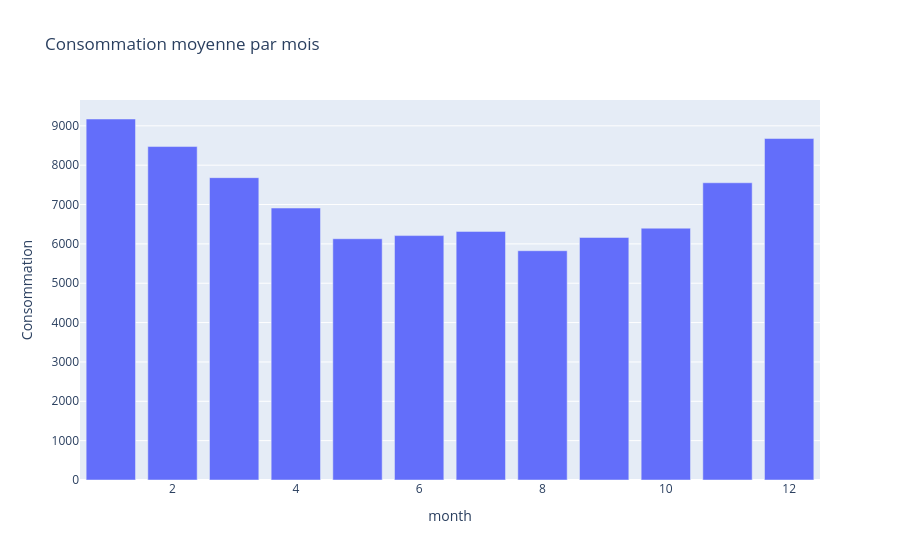

Notebook cell for this chart:
### Code cell
# Saisonnalité mensuelle
df_month = (
    df.dropna(subset=["month","Consommation"])
      .groupby("month", as_index=False)["Consommation"].mean()
)
fig3 = px.bar(df_month, x="month", y="Consommation",
              title="Consommation moyenne par mois")
fig3.show()

### Figure 1 — Plotly figure (JSON) as saved in the notebook; plotly's stock layout.template omitted (floating-point values rounded to 4 significant figures)
{"data": [{"alignmentgroup": "True", "hovertemplate": "month=%{x}<br>Consommation=%{y}<extra></extra>", "legendgroup": "", "marker": {"color": "#636efa", "pattern": {"shape": ""}}, "name": "", "offsetgroup": "", "orientation": "v", "showlegend": false, "textposition": "auto", "type": "bar", "x": [1, 2, 3, 4, 5, 6, 7, 8, 9, 10, 11, 12], "xaxis": "x", "y": [9173.0, 8473.0, 7683.0, 6911.0, 6131.0, 6211.0, 6317.0, 5826.0, 6163.0, 6399.0, 7553.0, 8677.0], "yaxis": "y"}], "layout": {"barmode": "relative", "legend": {"tracegroupgap": 0}, "title": {"text": "Consommation moyenne par mois"}, "xaxis": {"anchor": "y", "domain": [0, 1], "title": {"text": "month"}}, "yaxis": {"anchor": "x", "domain": [0, 1], "title": {"text": "Consommation"}}}}
